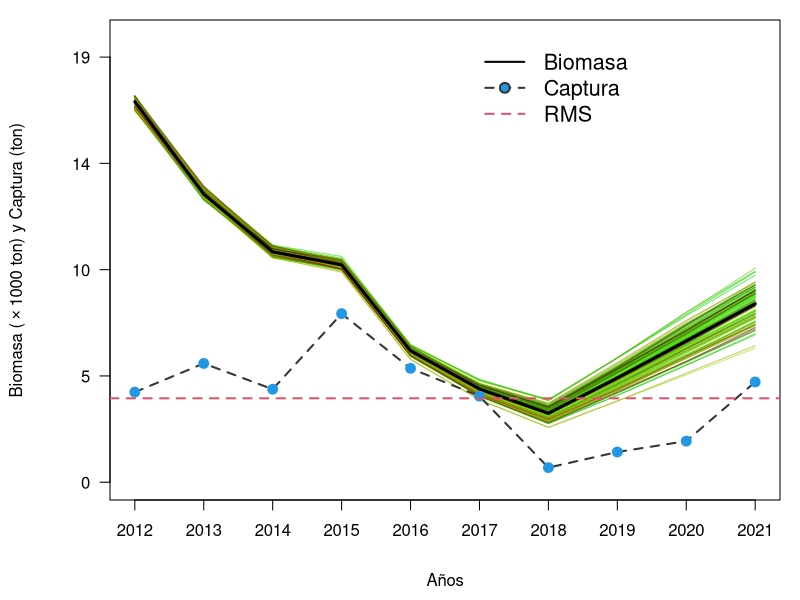
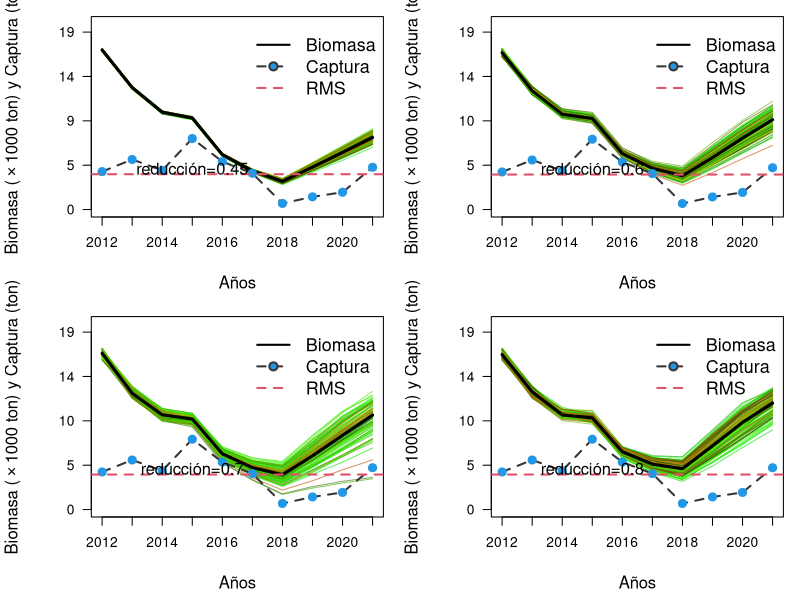
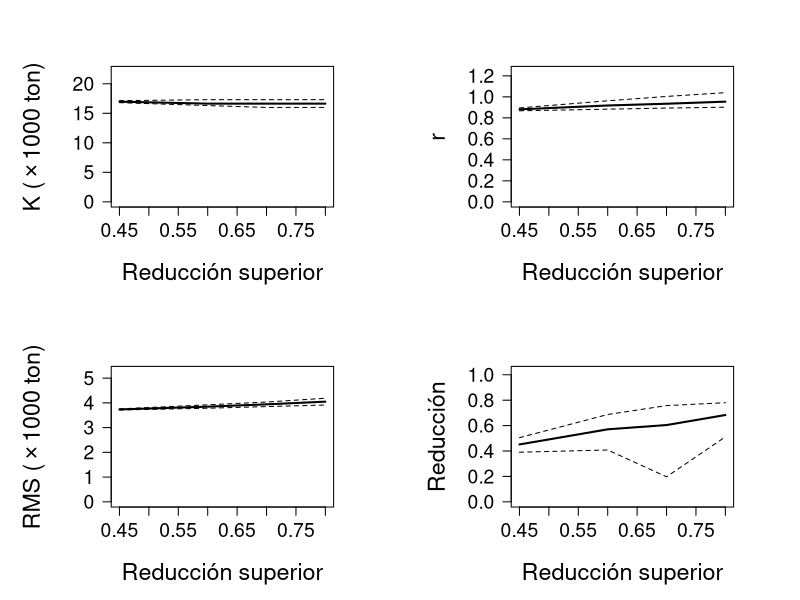
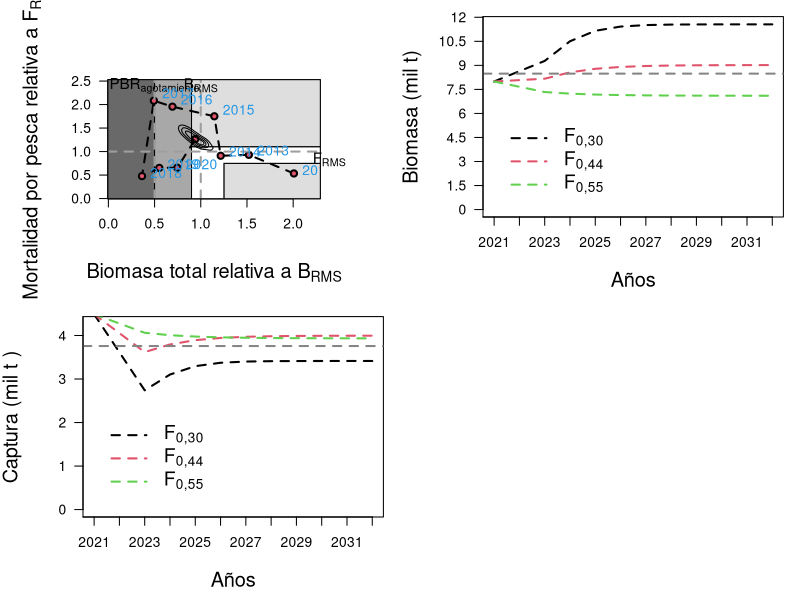

Reproduce these figures in R, in order.
## ---- chunk 1

library(knitr) # para generar reporte Rmarkdown
library(stringr)
library(reshape) 
library(dplyr) 
library(ggplot2)
library(ggthemes) # para ggplot
library(patchwork) # para unir gráficos de ggplot
library(strucchange) # libreria utilizada para análisis de quiebres

getwd()

##################################################################################################
# model
##################################################################################################
BDM=function(K,dep,b,C,r){  ### biomass dynamics model
 B=err.B=rep(NA,length(C))   
 B[1]=b*K;b1=B[1]
 for(i in 2:length(B)){
  B[i]=max(min(B[i-1]+r*B[i-1]*(1-B[i-1]/K)-C[i-1],K),0)
#  err.B[i]=ifelse(!is.na(U[i-1]&U[i]) & B[i]>0,(B[i-1]/B[i]-U[i-1]/U[i]^2,NA)
 }
 if(all(B>C) & all(B<=K)){
  abs(B[length(B)]-dep*K)
# if(any(U>0)){((B[length(B)]-dep*K)/K)^2 +sum(err.B,na.rm=T)} else ((B[length(B)]-dep*K)/K)^2
 } else {10^5}
}

## ---- chunk 2
##################################################################################################
# simulation 
##################################################################################################
sim1=function(k25=k25,k75=k75,r25=r25,r75=r75,yr=yr,C=C,nsim=nsim,msy=NULL){ 
 Bend.keep=K.keep=r.keep=dep.keep=d.keep=vector()
 nyr=length(yr)
 B=F2Fmsy=B2Bmsy=matrix(NA,nyr,nsim) 
 K=r=vector()
 plot(0,0,type="n",xlim=c(min(yr),max(yr)),ylim=c(-1,round(k75,0)*1.15),
 xlab="", ylab="",yaxt="n",xaxt="n")
 for(j in 1:nsim){ 
   K[1]=runif(1,k25,k75)
   r[1]=runif(1,r25,r75)  
   B[1,j]=K[1]
   for(i in 2:(nyr)){ 
     r[i]=runif(1,r25,r75) 
     K[i]=runif(1,k25,k75) 
     B[i,j]=B[i-1,j]+r[i]*B[i-1,j]*(1-B[i-1,j]/K[i])-C[i-1]
     F2Fmsy[i,j]=(C[i]/B[i,j])/(r[i]/2)
     B2Bmsy[i,j]=B[i,j]/(K[i]/2) 
   }
   cols<-rgb(runif(1,0,j)/nsim,(nsim-runif(1,0,j))/nsim,(1)/(nsim+100),
   alpha=0.6)
   lines(yr,B[,j],col=cols) 
   K.keep[j]=mean(K)
   r.keep[j]=mean(r)
   F2Fmsy[,j]=(C/B[,j])/(mean(r)/2)
   B2Bmsy[,j]=B[,j]/(mean(K)/2)   
 }
 Bend.keep=B[nyr,] 
 d.keep=B[nyr,]/mean(K)   
 lines(yr,apply(B,1,median),lty=1,lwd=3)
 lines(yr,C,lwd=2,col="#363636",lty=2)
 points(yr,C,pch=21,col=4,bg=4,cex=1.3)
 y1<-seq(0,round(k75,0)*1.1,le=5);
 x1<-seq(1,length(yr),by=1)
 axis(1,at=yr[x1],labels=yr[x1],las=1,cex.axis=1)
 axis(2,at=y1,labels=format(round(y1/1000,0),3),las=2,cex.axis=1)
 legend(yr[nyr-4],max(y1)*1.05,c("Biomasa","Captura","RMS"),lty=c(1,2,2),
 col=c(1,"#363636",2),pch=c(NA,21,NA),lwd=c(2,2,2),pt.bg=c(NA,4,NA),cex=1.3,bty="n")
 BC<-expression(paste('Biomasa ('%*%'1000 ton) y Captura (ton)',sep="")) 
 mtext(BC,side=2,line=4.0,cex=1)
 mtext("Años",side=1,line=3.5,cex=1)
 if(is.null(msy)){} else {abline(h=msy,lty=2,col=2,lwd=2)}
 msy=K.keep*r.keep/4
 return(list(K.keep,r.keep,msy,Bend.keep,d.keep,B,r,F2Fmsy,B2Bmsy))   
}


## ---- chunk 3

#
#####################################################################
# input catch data and r range for sautral XI stock 
#####################################################################
C=c(4033,5318,4163,7547,5097,3853,653,1352,1839,4488)
yr=seq(2012,2021)
r.lci=0.85;
r.uci=1.2
#####################################################################
# search through K grids, with specific range for K1 follow 
#####################################################################
N1=100
K1=exp(seq(log(max(C)),log(max(C)*50),l=N1))
#####################################################################
# genera los valores de la deplecion
#####################################################################
dep=round(seq(0.1,0.8,0.05),2)
nd=length(dep)
r1=obj1=matrix(0,N1,nd)  #matriz que almacena los output de las funciones
b=1#Si (C[1]/max(C)<0.5, (0.5+0.9)/2 (0.3+0.6)/2);b=0.5
# ciclo
for(j in 1:nd){
  for(i in 1:N1){
    out=optimize(BDM,K=K1[i],b=b,C=C,dep=dep[j],
    interval=c(r.lci-.05,r.uci+.05))
    r1[i,j]=out$min
    obj1[i,j]=out$obj
  }
}

#####################################################################
#
#vLinf=58.95;vk=0.28;Tmax=10;Tmat=NA;T=17
#M=vector()
#M[1]=exp(1.44-0.982*log(Tmax))
#M[2]=1.65/Tmat
#M[3]=exp(1.2-0.17*log(vLinf)+log(vk))
#M[4]=1.82*vk
#M[5]=exp(-0.0152-0.279*log(vLinf)+0.6543*log(vk)+0.463*log(T))
#w=0.87 #para teleost y w=0.41 para chondrithys
#r.mean=2*mean(M,na.rm=T)*w
#r.sd=sd(M,na.rm=T)
#r.backup=r
#r[r > r.mean+2*r.sd | r < r.mean-2*r.sd]=NA

############################# 
r1.backup=r1  ;# r1=r1.backup
r1[obj1 > K1*0.01]=NA
r1[r1 > r.uci | r1 < r.lci]=NA      
#############################
kr=as.data.frame(cbind(K1,r1))  
colnames(kr)=c('k',dep) 
all=cbind(K1,stack(kr[,2:nd+1]))#antes nd+1
colnames(all)=c("k","r","ind")

all$d=as.numeric(as.character(all$ind))
all=all[,c(1,2,4)]
all=all[!is.na(all[,2]),] 
all$msy=all[,1]*all[,2]/4 

#############################
# estimate reference points
#############################
#cutoff=ifelse(tail(C,1)/max(C)<=0.5,0.5,0.8)
all2     =all[!is.na(all$r) & all$d <= 0.50,]#cutoff,assume upper depeltion=0.50
quan1    =apply(all2,2,quantile)
k25      =quan1[,1][2]
k75      =quan1[,1][4]
r25      =quan1[,2][2]
r75      =quan1[,2][4]
msy.media=quan1[,4][3]
all3     =all2[all2$k>k25 & all2$k<k75 & all2$r>r25 & all2$r<r75,]
para     =list(k25=k25,k75=k75,r25=r25,r75=r75)
## ---- chunk 4

##################################################################################################
nsim=100
#GRAFICA LA BIOMASA
par(mar=c(5,5.5,1,1),cex.axis=1.3,cex.lab=1.3)
out1=sim1(k25=k25,k75=k75,r25=r25,r75=r75,C=C,yr=yr,nsim=nsim,msy=msy.media)
## ---- chunk 5
##################################################################################################
#EXTRAE DATOS DE INTERES PARA LA INCERTIDUMBRE
##################################################################################################
F2Fmsy  =as.data.frame(out1[8]);
B2Bmsy  =as.data.frame(out1[9])
quant   =function(x)quantile(x,c(0.2,0.8))

dat.out =data.frame(year=yr,
                    B2Bmsy.med=apply(B2Bmsy,1,median),
                    quan1.B=apply(B2Bmsy,1,quant)[1,],
                    quan3.B=apply(B2Bmsy,1,quant)[2,],
                    F2Fmsy.med=apply(F2Fmsy,1,median),
                    quan1.F=apply(F2Fmsy,1,quant)[1,],
                    quan3.F=apply(F2Fmsy,1,quant)[2,])

BF2msy.end = data.frame(t(rbind(B2Bmsy[length(yr),],F2Fmsy[length(yr),])))
colnames(BF2msy.end)=c("B2Bmsy","F2Fmsy")
#kable(BF2msy.end)
#
out1.backup=out1 #out1=out1.backup
sp=out1[1:5]
sp=as.data.frame(sp)   # summary(sp)
colnames(sp)=c("k","r","msy","Bend","Depletion")
BendD=apply(sp,2,quantile)
###############################################################
#FINAL RESULT
#####################################################################
tabla<-cbind(quan1[,c(1,2,4)],BendD[,4:5])
write.csv2(tabla,"tabla1.csv",row.names=FALSE) 
kable(tabla)

Bioma <-apply(out1.backup[[6]],1,quantile)
#note: Bmsy = k/2, Blim = k/4 
B.sim =data.frame(out1[6])
BF    =t(apply(B.sim,1,quantile))
BF    =cbind(BF,C/BF)
BRP   =c(quan1[3,1]/2,quan1[3,2]/2)
fs    =data.frame(cbind(BF[,c(8,3)],yr)) # F y Biomasa media
#GRAFICA BIOMASA V/S CPUE
#plot(yr,BF[,3],type="b",ylab="Biomasa and CPUE")
#par(new=T)
#plot(yr,U,type="b",col=2,axes=F,xlab="",ylab="")
#
## ---- chunk 6
#######################################################
#  sensitivity to assumed upper depletion (if needed) #
#######################################################
med.out=low.out=up.out=matrix(NA,nrow=4,ncol=6)
d.l=c(0.45,0.6,0.7,0.8)  # assumed upper depletion levels
layout(matrix(1:4,ncol=2,byrow=T),widths=c(1,1),heights=c(1,1))
for(i in 1:4){ 
  all2=all[!is.na(all$r) & all$d <= d.l[i],]    
  quan1=apply(all2,2,quantile)
  k25=quan1[,1][2]
  k75=quan1[,1][4]
  r25=quan1[,2][2]
  r75=quan1[,2][4]
  msy.median=quan1[,4][3]
  nsim=100
  ##################################################################################
  #Figura
  par(mar=c(5,5.5,1,1),cex.axis=1.3)
  out1=sim1(k25=k25,k75=k75,r25=r25,r75=r75,C=C,yr=yr,nsim=nsim,msy=msy.media)
  tex=paste("reducción=",d.l[i],sep="")
  text(2015,round(para$k25,0)*0.26,tex,cex=1.2,xpd=T)
  ##################################################################################
  # Tablas
  sp  = out1[1:5]
  sp  = as.data.frame(sp)   # summary(sp)
  colnames(sp)= c('k','r','msy','Bend','D')
  BendD = apply(sp,2,quantile)
  
  med.out[i,] =(c(quan1[3,],BendD[3,4:5]))
  low.out[i,] =(c(quan1[2,],BendD[1,4:5]))
  up.out[i,]  =(c(quan1[4,],BendD[5,4:5]))
  
  med.out[,3] =t(d.l)
  low.out[,3] =t(d.l)
  up.out[,3]  =t(d.l)
  
  colnames(med.out)=c("k","r","d.upper","msy","Bend","D")
  colnames(low.out)=c("k","r","d.upper","msy","Bend","D")
  colnames(up.out)=c("k","r","d.upper","msy","Bend","D")
  
  kable(med.out)
  kable(low.out)
  kable(up.out)
  ##################################################################################
}

## ---- chunk 7

##################################################################################################
# parameters as a function of assumed upper depletion level
##################################################################################################
#name3<-paste(getwd(),"/Figuras/Fig3_Zhou2013_sensitivity.png",sep="")
#png(file=name3,width=900,height=1000)
layout(matrix(1:4,ncol=2,byrow=T),widths=c(1,1),heights=c(1,1))
par(mar=c(5.6,6.7,4,4),cex.axis=1.4) 

plot(med.out[,3],med.out[,1]/1000,ylim=c(0,max(med.out[,1]/1000*1.3)),type='l',lwd=2,xlab='',ylab='',las=1)
lines(low.out[,3],low.out[,1]/1000,lty=2);lines(up.out[,3],up.out[,1]/1000,lty=2)
mtext(expression(paste('K ('%*%'1000 ton)')),side=2,line=3.8,cex=1.4)
mtext("Reducción superior",side=1,line=3.6,cex=1.4)

plot(med.out[,3],med.out[,2],ylim=c(0,max(med.out[,2]*1.3)),type='l',lwd=2,xlab='',ylab='',las=1)
mtext('r',side=2,line=3.8,cex=1.4)
mtext("Reducción superior",side=1,line=3.6,cex=1.4)
lines(low.out[,3],low.out[,2],lty=2);lines(up.out[,3],up.out[,2],lty=2)

plot(med.out[,3],med.out[,4]/1000,ylim=c(0,max(med.out[,4]/1000*1.3)),type='l',lwd=2,xlab='',ylab='',las=1)
lines(low.out[,3],low.out[,4]/1000,lty=2);lines(up.out[,3],up.out[,4]/1000,lty=2)
mtext(expression(paste('RMS ('%*%'1000 ton)')),side=2,line=3.8,cex=1.4)
mtext("Reducción superior",side=1,line=3.6,cex=1.4)

plot(med.out[,3],med.out[,6],ylim=c(0,max(med.out[,6]*1.5)),type='l',lwd=2,xlab='',ylab='',las=1)
lines(low.out[,3],low.out[,6],lty=2);lines(up.out[,3],up.out[,6],lty=2)
mtext("Reducción",side=2,line=3.8,cex=1.4)
mtext("Reducción superior",side=1,line=3.6,cex=1.4)

#dev.off()


## ---- chunk 8
##################################################################################################
# GRAFICA DIAGRAMA DE FASE
##################################################################################################
library(MASS)

K      <- med.out[1,1]
mc.dat <-BF2msy.end
Bmrs   <-tabla[3,1]/2 #BMRS
Fmrs   <-tabla[3,2]/2 #FMRS
Fest   <-C/Bioma[3,] #F anual
Y1     <-Fest/Fmrs;
X1     <-Bioma[3,]/Bmrs
Z1     <-Bioma[3,]/K
#h=rep(0.13,4)
z<-kde2d(mc.dat[,1],mc.dat[,2],n=100,
lims=c(range(c(0,max(X1))),range(c(0,max(Y1)*1.7))))
est<-z$z/max(z$z);z$z<-est
#Bmrs=43590;Fmrs=0.3515;Fest=C/Bioma[3,]
#Y1<-Fest/Fmrs;X1<-Bioma[2,]/Bmrs
#
soli<-cbind(yr,round(Bioma[3,],0),round(Fest,2),round(Z1,2),round(X1,2),round(Y1,2))
colnames(soli)<-c("year","BT","Fest","B_Bo","Brel","Frel")

kable(soli)

kable(rbind(Bmrs,Fmrs))
#library(rJava)                                         ## PROBLEMAS CON ESTO
#library(xlsx)
write.csv2(soli,"tabla2.csv",row.names=FALSE) 
#DEFINE LAS AREAS DE LOS POLIGONOS
cols<-c("#696969","#A8A8A8","#DEDEDE")
ini<-c(-0.09);
xmax<-max(X1)*1.35;
ymax<-max(Y1)*1.22;
xmin<-(0.08)
pol1<-matrix(c(0.9,ini,0.9,1.1,xmax,1.1,xmax,0.75,1.25,0.75,1.25,ini),
ncol=2,byrow=T)
pol2<-matrix(c(1.25,ini,1.25,0.75,xmax,0.75,xmax,ini),ncol=2,byrow=T)
pol3<-matrix(c(xmax,1.1,xmax,ymax,0.9,ymax,0.9,1.1),ncol=2,byrow=T)
pol4<-matrix(c(0.5,ini,0.9,ini,0.9,ymax,0.5,ymax),ncol=2,byrow=T)
pol5<-matrix(c(-0.07,ini,0.5,ini,0.5,ymax,-0.07,ymax),ncol=2,byrow=T)

#name4<-paste(getwd(),"/Figuras/Fig4_Zhou2013_fase.png",sep="")
#png(file=name4,width=1200,height=1000)
par(mar=c(6.1,6.5,4.8,4.8),cex.axis=1,cex.lab=1)
plot(X1,Y1,col=0,xlab="",ylab="",yaxt="n",xlim=c(xmin,max(X1)*1.1),
ylim=c(0.09,max(Y1)*1.17))
axis(2,las=1)
polygon(pol5,col=cols[1],border=1);polygon(pol4,col=cols[2],border=1)
polygon(pol3,col=cols[3],border=1);polygon(pol2,col=cols[3],border=1)
polygon(pol1,col="white",border="black")
#points(mc.dat[,1],mc.dat[,2],pch=21,bg="#B5B5B5",cex=0.9,col=1)
lines(X1,Y1,lty=2,col=1,lwd=2)
lines(X1,Y1,type="p",bg=2,pch=21,cex=1,lwd=2)
abline(v=1,lty=2,col=8,lwd=2);abline(h=1,lty=2,col=8,lwd=2)
abline(v=0.5,lty=2,col=8,lwd=2)
contour(z,drawlabels=FALSE,levels=c(0.1,0.25,0.5,0.75),add=TRUE)
text(0.5,max(Y1)*1.29,expression(PBR[paste("agotamiento")]),cex=1.1,
pos=1,xpd=T)
text(1,max(Y1)*1.29,expression(B[paste("RMS")]),cex=1.1,pos=1,xpd=T)
text(max(X1)*1.19,1.11,expression(F[paste("RMS")]),cex=1.1,pos=1,xpd=T)
mtext(expression(paste("Biomasa total relativa a ",B[paste("RMS")],sep="")),
side=1,line=4.2,cex=1.2)
mtext(expression(paste("Mortalidad por pesca relativa a ",F[paste("RMS")],
sep="")),side=2,line=3.8,cex=1.2)
#a2<-which(yr%in%seq(2015,1994,by=-2)==TRUE)
a2<-c(1,2,3,4,5,6,7,8,9)
text(X1[a2],Y1[a2]*1.06,yr[a2],cex=1,pos=4,col=4)
#text(1.10,0.83,"Plena Explotación",cex=1.6,pos=4,col=1,lwd=2)
#text(1.56,0.31,"Sub Explotación",cex=1.6,pos=4,col=1,lwd=2)
#text(1.33,1.51,"Sobrepesca",cex=1.6,pos=4,col=1,lwd=2)
#text(0.58,0.67,"Sobre",cex=1.6,pos=4,col=1,lwd=2)
#text(0.52,0.51,"Explotación",cex=1.6,pos=4,col=1,lwd=2)
#text(0.68,1.18,"Sobre-explotación y Sobrepesca",cex=1.6,pos=4,lwd=2,srt=90)
#text(0.23,1.18,"Colapso y/o Agotamiento",cex=1.6,pos=4,lwd=2,srt=90)
box()
#dev.off()


## ---- chunk 9

##################################################################################################
#CALCULO DE LA CBA  PARA SARDINA AUSTRAL XI
##################################################################################################
mata <-out1.backup[1:5];
mm   <-length(mata)
mato <-vector()

for(p in 1:mm){
  mato <-cbind(mato,mata[[p]])}
  mate <-as.data.frame(mato)
  colnames(mate)<-c("k","r","msy","Bend","Depletion")

yy      <-length(yr)
prob    <-c(0.6666667,1.00,1.25) # pnderadores de Frms
ss      <-dim(sp)
yrs_pro <-seq(yr[yy],yr[yy]+11,by=1) # años de proyección
yyp     <-length(yrs_pro)

BT=CT=array(NA,c(length(prob),ss[1],length(yrs_pro)))

BT[,,1] <-Bioma[3,yy]
CT[,,1] <-C[yy]
Fi      <-Fmrs*prob

# y = Frms ponderados
# n = número de simulaciones
# m = años de proyección

for(y in 1:length(Fi)){ 
 for(n in 1:ss[1]){
  ki=sp$k[n] # parámetro K simulado
  ri=sp$r[n] # parámetro r simulado
  for(m in 1:(yyp-1)){ # PROYECCIÓN
   if(m==1){ 
     CT[y,,1]=C[yy]} # igual a la captura del último año
    else {
      CT[y,n,m]=BT[y,n,m]*Fi[y]} # captura proyectada
      BT[y,n,m+1]=BT[y,n,m]+ri*BT[y,n,m]*(1-BT[y,n,m]/ki)-CT[y,n,m] # biomasa total proyectada
   if(m==(yyp-1)){
     CT[y,n,m+1]=BT[y,n,m+1]*Fi[y]}
  }
 }
}


## ---- chunk 10

##################################################################################################
# GRAFICA LA CBA 2 PARA sardina austral
##################################################################################################
FF   <-formatC(Fi,format="f",digits=2)
BB   <-expression(paste("Biomasa (mil t)",sep=""))
Binf <-tabla[2,1]/2
Bsup <-tabla[4,1]/2
rng1 <-range(BT[,,],na.rm=T)
ax2  <-seq(0,rng1[2]*1.15,by=1500)
cols <-"#858585"
y1   <-length(yrs_pro)
xxxx<-matrix(ncol=3,nrow=11)

par(mar=c(5,5,1,1),cex.axis=1,cex.lab=1)
plot(yrs_pro[-2],seq(0,rng1[2]*1.15,le=(y1-1)),col=0,type="o",xlab="",ylab="",yaxt="n",ylim=c(0,rng1[2]*0.98),xaxp=c(2020,2032,12))

for(x in 1:length(Fi)){
  xxxx[,x]<-apply(BT[x,,],2,quantile)[3,-2]
 lines(yrs_pro[-2],xxxx[,x],col=x,lty=2,lwd=2)
}
abline(h=Bmrs,lty=2,lwd=2,col=cols)
axis(2,at=ax2,labels=ax2/1000,las=1,cex=1)
mtext(BB,side=2,line=3.5,cex=1.2)
mtext("Años",side=1,line=3.4,cex=1.2)
legend(2021,rng1[2]*0.5,c(expression(F[paste("0,30")]),expression(F[paste("0,44")]),
expression(F[paste("0,55")])),lty=c(2,2,2,2,2),lwd=c(2,2,2,2,2),cex=1.4,
col=c(1,2,3),bty="n")

## ---- chunk 11

##################################################################################################
# GRAFICA LA CAPTURA
##################################################################################################
CC   <-expression(paste("Captura (mil t )",sep=""))
MRS  <-tabla[3,3] #50%
rng2 <-range(CT[,,],na.rm=T)
ax3  <-seq(0,rng2[2]*1.15,by=1000)

xxxx<-matrix(ncol=3,nrow=11)

par(mar=c(5,5,1,1),cex.axis=1,cex.lab=1)
plot(yrs_pro[-2],seq(0,rng2[2]*1.15,le=11),col=0,type="o",xlab="",ylab="",yaxt="n",ylim=c(0,rng2[2]*0.95),xaxp=c(2020,2032,12))

for(x in 1:length(Fi)){
  xxxx[,x]<-apply(CT[x,,],2,quantile)[3,-2]
 lines(yrs_pro[-2],xxxx[,x],col=x,lty=2,lwd=2)
}
abline(h=MRS,lty=2,lwd=2,col=cols)
axis(2,at=ax3,labels=sprintf("%0.0f",ax3/1000),las=1,cex=1.4)
mtext(CC,side=2,line=3.5,cex=1.2)
mtext("Años",side=1,line=3.4,cex=1.2)
legend(2021,rng2[2]*0.5,c(expression(F[paste("0,30")]),expression(F[paste("0,44")]),
expression(F[paste("0,55")])),lty=c(2,2,2,2,2),lwd=c(2,2,2,2,2),cex=1.4,
col=c(1,2,3),bty="n")


## ---- chunk 12
##################################################################################################
# TABLA DE RESULTADOS CAPTURA 2021
##################################################################################################
ct<-matrix(NA,length(Fi),5)
for(i in 1:length(Fi)){
 ct[i,]<-as.numeric(quantile(CT[i,,2],probs=c(.1,.2,.3,.4,.5)))  # CT[i,,2] (el 2 representa 1 año de proyección, 1 es el año actual)
}
colnames(ct)<-c("10%","20%","30%","40%","50%")
rownames(ct)<-formatC(Fi,format="f",digits=2)
cat("\n")
print(ct)

## ---- chunk 13

##################################################################################################
# RANGO CBA PARA PBR Al MRS (2) y EL 2021(2)
##################################################################################################
rango<-quantile(CT[2,,2],prob=c(0.025,0.25,0.50,0.75,0.975))

kable(rango)

#
#FIN
